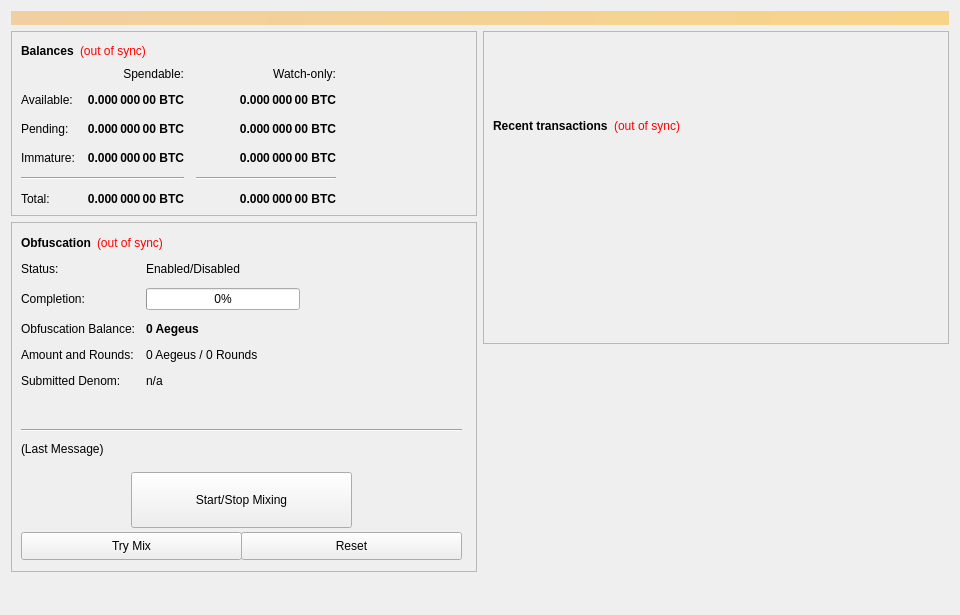
<?xml version="1.0" encoding="UTF-8"?>
<ui version="4.0">
 <class>OverviewPage</class>
 <widget class="QWidget" name="OverviewPage">
  <property name="geometry">
   <rect>
    <x>0</x>
    <y>0</y>
    <width>960</width>
    <height>615</height>
   </rect>
  </property>
  <property name="minimumSize">
   <size>
    <width>960</width>
    <height>0</height>
   </size>
  </property>
  <property name="windowTitle">
   <string>Form</string>
  </property>
  <layout class="QVBoxLayout" name="topLayout">
   <item>
    <widget class="QLabel" name="labelAlerts">
     <property name="visible">
      <bool>false</bool>
     </property>
     <property name="styleSheet">
      <string notr="true">background-color: qlineargradient(x1: 0, y1: 0, x2: 1, y2: 0, stop:0 #F0D0A0, stop:1 #F8D488); color:#000000;</string>
     </property>
     <property name="wordWrap">
      <bool>true</bool>
     </property>
     <property name="margin">
      <number>3</number>
     </property>
    </widget>
   </item>
   <item>
    <layout class="QHBoxLayout" name="horizontalLayout" stretch="1,1">
     <item>
      <layout class="QVBoxLayout" name="verticalLayout_2">
       <item>
        <widget class="QFrame" name="frame">
         <property name="frameShape">
          <enum>QFrame::StyledPanel</enum>
         </property>
         <property name="frameShadow">
          <enum>QFrame::Raised</enum>
         </property>
         <layout class="QVBoxLayout" name="verticalLayout_4">
          <item>
           <layout class="QHBoxLayout" name="horizontalLayout_4">
            <item>
             <widget class="QLabel" name="label_5">
              <property name="font">
               <font>
                <weight>75</weight>
                <bold>true</bold>
               </font>
              </property>
              <property name="text">
               <string>Balances</string>
              </property>
             </widget>
            </item>
            <item>
             <widget class="QLabel" name="labelWalletStatus">
              <property name="cursor">
               <cursorShape>WhatsThisCursor</cursorShape>
              </property>
              <property name="toolTip">
               <string>The displayed information may be out of date. Your wallet automatically synchronizes with the AEGEUS network after a connection is established, but this process has not completed yet.</string>
              </property>
              <property name="styleSheet">
               <string notr="true">QLabel { color: red; }</string>
              </property>
              <property name="text">
               <string notr="true">(out of sync)</string>
              </property>
              <property name="alignment">
               <set>Qt::AlignLeading|Qt::AlignLeft|Qt::AlignVCenter</set>
              </property>
             </widget>
            </item>
            <item>
             <spacer name="horizontalSpacer_3">
              <property name="orientation">
               <enum>Qt::Horizontal</enum>
              </property>
              <property name="sizeHint" stdset="0">
               <size>
                <width>40</width>
                <height>20</height>
               </size>
              </property>
             </spacer>
            </item>
           </layout>
          </item>
          <item>
           <layout class="QGridLayout" name="gridLayout">
            <property name="spacing">
             <number>12</number>
            </property>
            <item row="2" column="2">
             <widget class="QLabel" name="labelWatchPending">
              <property name="font">
               <font>
                <weight>75</weight>
                <bold>true</bold>
               </font>
              </property>
              <property name="cursor">
               <cursorShape>IBeamCursor</cursorShape>
              </property>
              <property name="toolTip">
               <string>Unconfirmed transactions to watch-only addresses</string>
              </property>
              <property name="text">
               <string notr="true">0.000 000 00 BTC</string>
              </property>
              <property name="alignment">
               <set>Qt::AlignRight|Qt::AlignTrailing|Qt::AlignVCenter</set>
              </property>
              <property name="textInteractionFlags">
               <set>Qt::LinksAccessibleByMouse|Qt::TextSelectableByKeyboard|Qt::TextSelectableByMouse</set>
              </property>
             </widget>
            </item>
            <item row="2" column="1">
             <widget class="QLabel" name="labelUnconfirmed">
              <property name="font">
               <font>
                <weight>75</weight>
                <bold>true</bold>
               </font>
              </property>
              <property name="cursor">
               <cursorShape>IBeamCursor</cursorShape>
              </property>
              <property name="toolTip">
               <string>Total of transactions that have yet to be confirmed, and do not yet count toward the spendable balance</string>
              </property>
              <property name="text">
               <string notr="true">0.000 000 00 BTC</string>
              </property>
              <property name="alignment">
               <set>Qt::AlignRight|Qt::AlignTrailing|Qt::AlignVCenter</set>
              </property>
              <property name="textInteractionFlags">
               <set>Qt::LinksAccessibleByMouse|Qt::TextSelectableByKeyboard|Qt::TextSelectableByMouse</set>
              </property>
             </widget>
            </item>
            <item row="3" column="2">
             <widget class="QLabel" name="labelWatchImmature">
              <property name="font">
               <font>
                <weight>75</weight>
                <bold>true</bold>
               </font>
              </property>
              <property name="cursor">
               <cursorShape>IBeamCursor</cursorShape>
              </property>
              <property name="toolTip">
               <string>Staked or masternode rewards in watch-only addresses that has not yet matured</string>
              </property>
              <property name="text">
               <string notr="true">0.000 000 00 BTC</string>
              </property>
              <property name="alignment">
               <set>Qt::AlignRight|Qt::AlignTrailing|Qt::AlignVCenter</set>
              </property>
              <property name="textInteractionFlags">
               <set>Qt::LinksAccessibleByMouse|Qt::TextSelectableByKeyboard|Qt::TextSelectableByMouse</set>
              </property>
             </widget>
            </item>
            <item row="4" column="0" colspan="2">
             <widget class="Line" name="lineSpendableBalance">
              <property name="orientation">
               <enum>Qt::Horizontal</enum>
              </property>
             </widget>
            </item>
            <item row="4" column="2">
             <widget class="Line" name="lineWatchBalance">
              <property name="sizePolicy">
               <sizepolicy hsizetype="Preferred" vsizetype="Fixed">
                <horstretch>0</horstretch>
                <verstretch>0</verstretch>
               </sizepolicy>
              </property>
              <property name="minimumSize">
               <size>
                <width>140</width>
                <height>0</height>
               </size>
              </property>
              <property name="orientation">
               <enum>Qt::Horizontal</enum>
              </property>
             </widget>
            </item>
            <item row="5" column="0">
             <widget class="QLabel" name="labelTotalText">
              <property name="text">
               <string>Total:</string>
              </property>
             </widget>
            </item>
            <item row="3" column="1">
             <widget class="QLabel" name="labelImmature">
              <property name="font">
               <font>
                <weight>75</weight>
                <bold>true</bold>
               </font>
              </property>
              <property name="cursor">
               <cursorShape>IBeamCursor</cursorShape>
              </property>
              <property name="toolTip">
               <string>Staked or masternode rewards that has not yet matured</string>
              </property>
              <property name="text">
               <string notr="true">0.000 000 00 BTC</string>
              </property>
              <property name="alignment">
               <set>Qt::AlignRight|Qt::AlignTrailing|Qt::AlignVCenter</set>
              </property>
              <property name="textInteractionFlags">
               <set>Qt::LinksAccessibleByMouse|Qt::TextSelectableByKeyboard|Qt::TextSelectableByMouse</set>
              </property>
             </widget>
            </item>
            <item row="2" column="3">
             <spacer name="horizontalSpacer_2">
              <property name="orientation">
               <enum>Qt::Horizontal</enum>
              </property>
              <property name="sizeHint" stdset="0">
               <size>
                <width>40</width>
                <height>20</height>
               </size>
              </property>
             </spacer>
            </item>
            <item row="3" column="0">
             <widget class="QLabel" name="labelImmatureText">
              <property name="text">
               <string>Immature:</string>
              </property>
             </widget>
            </item>
            <item row="5" column="1">
             <widget class="QLabel" name="labelTotal">
              <property name="font">
               <font>
                <weight>75</weight>
                <bold>true</bold>
               </font>
              </property>
              <property name="cursor">
               <cursorShape>IBeamCursor</cursorShape>
              </property>
              <property name="toolTip">
               <string>Your current total balance</string>
              </property>
              <property name="text">
               <string notr="true">0.000 000 00 BTC</string>
              </property>
              <property name="alignment">
               <set>Qt::AlignRight|Qt::AlignTrailing|Qt::AlignVCenter</set>
              </property>
              <property name="textInteractionFlags">
               <set>Qt::LinksAccessibleByMouse|Qt::TextSelectableByKeyboard|Qt::TextSelectableByMouse</set>
              </property>
             </widget>
            </item>
            <item row="5" column="2">
             <widget class="QLabel" name="labelWatchTotal">
              <property name="font">
               <font>
                <weight>75</weight>
                <bold>true</bold>
               </font>
              </property>
              <property name="cursor">
               <cursorShape>IBeamCursor</cursorShape>
              </property>
              <property name="toolTip">
               <string>Current total balance in watch-only addresses</string>
              </property>
              <property name="text">
               <string notr="true">0.000 000 00 BTC</string>
              </property>
              <property name="alignment">
               <set>Qt::AlignRight|Qt::AlignTrailing|Qt::AlignVCenter</set>
              </property>
              <property name="textInteractionFlags">
               <set>Qt::LinksAccessibleByMouse|Qt::TextSelectableByKeyboard|Qt::TextSelectableByMouse</set>
              </property>
             </widget>
            </item>
            <item row="0" column="2">
             <widget class="QLabel" name="labelWatchonly">
              <property name="text">
               <string>Watch-only:</string>
              </property>
              <property name="alignment">
               <set>Qt::AlignRight|Qt::AlignTrailing|Qt::AlignVCenter</set>
              </property>
             </widget>
            </item>
            <item row="1" column="0">
             <widget class="QLabel" name="labelBalanceText">
              <property name="text">
               <string>Available:</string>
              </property>
             </widget>
            </item>
            <item row="1" column="1">
             <widget class="QLabel" name="labelBalance">
              <property name="font">
               <font>
                <weight>75</weight>
                <bold>true</bold>
               </font>
              </property>
              <property name="cursor">
               <cursorShape>IBeamCursor</cursorShape>
              </property>
              <property name="toolTip">
               <string>Your current spendable balance</string>
              </property>
              <property name="text">
               <string notr="true">0.000 000 00 BTC</string>
              </property>
              <property name="alignment">
               <set>Qt::AlignRight|Qt::AlignTrailing|Qt::AlignVCenter</set>
              </property>
              <property name="textInteractionFlags">
               <set>Qt::LinksAccessibleByMouse|Qt::TextSelectableByKeyboard|Qt::TextSelectableByMouse</set>
              </property>
             </widget>
            </item>
            <item row="1" column="2">
             <widget class="QLabel" name="labelWatchAvailable">
              <property name="font">
               <font>
                <weight>75</weight>
                <bold>true</bold>
               </font>
              </property>
              <property name="cursor">
               <cursorShape>IBeamCursor</cursorShape>
              </property>
              <property name="toolTip">
               <string>Your current balance in watch-only addresses</string>
              </property>
              <property name="text">
               <string notr="true">0.000 000 00 BTC</string>
              </property>
              <property name="alignment">
               <set>Qt::AlignRight|Qt::AlignTrailing|Qt::AlignVCenter</set>
              </property>
              <property name="textInteractionFlags">
               <set>Qt::LinksAccessibleByMouse|Qt::TextSelectableByKeyboard|Qt::TextSelectableByMouse</set>
              </property>
             </widget>
            </item>
            <item row="2" column="0">
             <widget class="QLabel" name="labelPendingText">
              <property name="text">
               <string>Pending:</string>
              </property>
             </widget>
            </item>
            <item row="0" column="1">
             <widget class="QLabel" name="labelSpendable">
              <property name="text">
               <string>Spendable:</string>
              </property>
              <property name="alignment">
               <set>Qt::AlignRight|Qt::AlignTrailing|Qt::AlignVCenter</set>
              </property>
             </widget>
            </item>
           </layout>
          </item>
         </layout>
        </widget>
       </item>
       <item>
        <widget class="QFrame" name="frameObfuscation">
         <property name="minimumSize">
          <size>
           <width>0</width>
           <height>350</height>
          </size>
         </property>
         <property name="layoutDirection">
          <enum>Qt::LeftToRight</enum>
         </property>
         <property name="frameShape">
          <enum>QFrame::StyledPanel</enum>
         </property>
         <property name="frameShadow">
          <enum>QFrame::Raised</enum>
         </property>
         <widget class="QWidget" name="formLayoutWidget">
          <property name="geometry">
           <rect>
            <x>10</x>
            <y>40</y>
            <width>451</width>
            <height>161</height>
           </rect>
          </property>
          <layout class="QFormLayout" name="formLayout">
           <property name="fieldGrowthPolicy">
            <enum>QFormLayout::AllNonFixedFieldsGrow</enum>
           </property>
           <property name="horizontalSpacing">
            <number>11</number>
           </property>
           <property name="verticalSpacing">
            <number>12</number>
           </property>
           <item row="0" column="0">
            <widget class="QLabel" name="label_6">
             <property name="text">
              <string>Status:</string>
             </property>
            </widget>
           </item>
           <item row="1" column="0">
            <widget class="QLabel" name="label_7">
             <property name="text">
              <string>Completion:</string>
             </property>
            </widget>
           </item>
           <item row="1" column="1">
            <widget class="QProgressBar" name="obfuscationProgress">
             <property name="maximumSize">
              <size>
               <width>154</width>
               <height>16777215</height>
              </size>
             </property>
             <property name="value">
              <number>0</number>
             </property>
            </widget>
           </item>
           <item row="2" column="0">
            <widget class="QLabel" name="labelAnonymizedText">
             <property name="text">
              <string>Obfuscation Balance:</string>
             </property>
            </widget>
           </item>
           <item row="2" column="1">
            <widget class="QLabel" name="labelAnonymized">
             <property name="font">
              <font>
               <weight>75</weight>
               <bold>true</bold>
              </font>
             </property>
             <property name="text">
              <string notr="true">0 Aegeus</string>
             </property>
            </widget>
           </item>
           <item row="3" column="0">
            <widget class="QLabel" name="label_8">
             <property name="text">
              <string>Amount and Rounds:</string>
             </property>
            </widget>
           </item>
           <item row="3" column="1">
            <widget class="QLabel" name="labelAmountRounds">
             <property name="text">
              <string>0 Aegeus / 0 Rounds</string>
             </property>
            </widget>
           </item>
           <item row="4" column="0">
            <widget class="QLabel" name="label_9">
             <property name="text">
              <string>Submitted Denom:</string>
             </property>
            </widget>
           </item>
           <item row="4" column="1">
            <widget class="QLabel" name="labelSubmittedDenom">
             <property name="toolTip">
              <string>The denominations you submitted to the Masternode.&lt;br&gt;To mix, other users must submit the exact same denominations.</string>
             </property>
             <property name="text">
              <string>n/a</string>
             </property>
            </widget>
           </item>
           <item row="0" column="1">
            <widget class="QLabel" name="obfuscationEnabled">
             <property name="text">
              <string>Enabled/Disabled</string>
             </property>
            </widget>
           </item>
          </layout>
         </widget>
         <widget class="QPushButton" name="runAutoDenom">
          <property name="geometry">
           <rect>
            <x>251</x>
            <y>17</y>
            <width>1</width>
            <height>1</height>
           </rect>
          </property>
          <property name="palette">
           <palette>
            <active>
             <colorrole role="WindowText">
              <brush brushstyle="SolidPattern">
               <color alpha="255">
                <red>0</red>
                <green>0</green>
                <blue>0</blue>
               </color>
              </brush>
             </colorrole>
             <colorrole role="Button">
              <brush brushstyle="SolidPattern">
               <color alpha="255">
                <red>239</red>
                <green>238</green>
                <blue>238</blue>
               </color>
              </brush>
             </colorrole>
             <colorrole role="Light">
              <brush brushstyle="SolidPattern">
               <color alpha="255">
                <red>255</red>
                <green>255</green>
                <blue>255</blue>
               </color>
              </brush>
             </colorrole>
             <colorrole role="Midlight">
              <brush brushstyle="SolidPattern">
               <color alpha="255">
                <red>247</red>
                <green>246</green>
                <blue>246</blue>
               </color>
              </brush>
             </colorrole>
             <colorrole role="Dark">
              <brush brushstyle="SolidPattern">
               <color alpha="255">
                <red>119</red>
                <green>119</green>
                <blue>119</blue>
               </color>
              </brush>
             </colorrole>
             <colorrole role="Mid">
              <brush brushstyle="SolidPattern">
               <color alpha="255">
                <red>159</red>
                <green>159</green>
                <blue>159</blue>
               </color>
              </brush>
             </colorrole>
             <colorrole role="Text">
              <brush brushstyle="SolidPattern">
               <color alpha="255">
                <red>0</red>
                <green>0</green>
                <blue>0</blue>
               </color>
              </brush>
             </colorrole>
             <colorrole role="BrightText">
              <brush brushstyle="SolidPattern">
               <color alpha="255">
                <red>255</red>
                <green>255</green>
                <blue>255</blue>
               </color>
              </brush>
             </colorrole>
             <colorrole role="ButtonText">
              <brush brushstyle="SolidPattern">
               <color alpha="255">
                <red>0</red>
                <green>0</green>
                <blue>0</blue>
               </color>
              </brush>
             </colorrole>
             <colorrole role="Base">
              <brush brushstyle="SolidPattern">
               <color alpha="255">
                <red>255</red>
                <green>255</green>
                <blue>255</blue>
               </color>
              </brush>
             </colorrole>
             <colorrole role="Window">
              <brush brushstyle="SolidPattern">
               <color alpha="255">
                <red>239</red>
                <green>238</green>
                <blue>238</blue>
               </color>
              </brush>
             </colorrole>
             <colorrole role="Shadow">
              <brush brushstyle="SolidPattern">
               <color alpha="255">
                <red>0</red>
                <green>0</green>
                <blue>0</blue>
               </color>
              </brush>
             </colorrole>
             <colorrole role="AlternateBase">
              <brush brushstyle="SolidPattern">
               <color alpha="255">
                <red>247</red>
                <green>246</green>
                <blue>246</blue>
               </color>
              </brush>
             </colorrole>
             <colorrole role="ToolTipBase">
              <brush brushstyle="SolidPattern">
               <color alpha="255">
                <red>255</red>
                <green>255</green>
                <blue>220</blue>
               </color>
              </brush>
             </colorrole>
             <colorrole role="ToolTipText">
              <brush brushstyle="SolidPattern">
               <color alpha="255">
                <red>0</red>
                <green>0</green>
                <blue>0</blue>
               </color>
              </brush>
             </colorrole>
            </active>
            <inactive>
             <colorrole role="WindowText">
              <brush brushstyle="SolidPattern">
               <color alpha="255">
                <red>0</red>
                <green>0</green>
                <blue>0</blue>
               </color>
              </brush>
             </colorrole>
             <colorrole role="Button">
              <brush brushstyle="SolidPattern">
               <color alpha="255">
                <red>239</red>
                <green>238</green>
                <blue>238</blue>
               </color>
              </brush>
             </colorrole>
             <colorrole role="Light">
              <brush brushstyle="SolidPattern">
               <color alpha="255">
                <red>255</red>
                <green>255</green>
                <blue>255</blue>
               </color>
              </brush>
             </colorrole>
             <colorrole role="Midlight">
              <brush brushstyle="SolidPattern">
               <color alpha="255">
                <red>247</red>
                <green>246</green>
                <blue>246</blue>
               </color>
              </brush>
             </colorrole>
             <colorrole role="Dark">
              <brush brushstyle="SolidPattern">
               <color alpha="255">
                <red>119</red>
                <green>119</green>
                <blue>119</blue>
               </color>
              </brush>
             </colorrole>
             <colorrole role="Mid">
              <brush brushstyle="SolidPattern">
               <color alpha="255">
                <red>159</red>
                <green>159</green>
                <blue>159</blue>
               </color>
              </brush>
             </colorrole>
             <colorrole role="Text">
              <brush brushstyle="SolidPattern">
               <color alpha="255">
                <red>0</red>
                <green>0</green>
                <blue>0</blue>
               </color>
              </brush>
             </colorrole>
             <colorrole role="BrightText">
              <brush brushstyle="SolidPattern">
               <color alpha="255">
                <red>255</red>
                <green>255</green>
                <blue>255</blue>
               </color>
              </brush>
             </colorrole>
             <colorrole role="ButtonText">
              <brush brushstyle="SolidPattern">
               <color alpha="255">
                <red>0</red>
                <green>0</green>
                <blue>0</blue>
               </color>
              </brush>
             </colorrole>
             <colorrole role="Base">
              <brush brushstyle="SolidPattern">
               <color alpha="255">
                <red>255</red>
                <green>255</green>
                <blue>255</blue>
               </color>
              </brush>
             </colorrole>
             <colorrole role="Window">
              <brush brushstyle="SolidPattern">
               <color alpha="255">
                <red>239</red>
                <green>238</green>
                <blue>238</blue>
               </color>
              </brush>
             </colorrole>
             <colorrole role="Shadow">
              <brush brushstyle="SolidPattern">
               <color alpha="255">
                <red>0</red>
                <green>0</green>
                <blue>0</blue>
               </color>
              </brush>
             </colorrole>
             <colorrole role="AlternateBase">
              <brush brushstyle="SolidPattern">
               <color alpha="255">
                <red>247</red>
                <green>246</green>
                <blue>246</blue>
               </color>
              </brush>
             </colorrole>
             <colorrole role="ToolTipBase">
              <brush brushstyle="SolidPattern">
               <color alpha="255">
                <red>255</red>
                <green>255</green>
                <blue>220</blue>
               </color>
              </brush>
             </colorrole>
             <colorrole role="ToolTipText">
              <brush brushstyle="SolidPattern">
               <color alpha="255">
                <red>0</red>
                <green>0</green>
                <blue>0</blue>
               </color>
              </brush>
             </colorrole>
            </inactive>
            <disabled>
             <colorrole role="WindowText">
              <brush brushstyle="SolidPattern">
               <color alpha="255">
                <red>119</red>
                <green>119</green>
                <blue>119</blue>
               </color>
              </brush>
             </colorrole>
             <colorrole role="Button">
              <brush brushstyle="SolidPattern">
               <color alpha="255">
                <red>239</red>
                <green>238</green>
                <blue>238</blue>
               </color>
              </brush>
             </colorrole>
             <colorrole role="Light">
              <brush brushstyle="SolidPattern">
               <color alpha="255">
                <red>255</red>
                <green>255</green>
                <blue>255</blue>
               </color>
              </brush>
             </colorrole>
             <colorrole role="Midlight">
              <brush brushstyle="SolidPattern">
               <color alpha="255">
                <red>247</red>
                <green>246</green>
                <blue>246</blue>
               </color>
              </brush>
             </colorrole>
             <colorrole role="Dark">
              <brush brushstyle="SolidPattern">
               <color alpha="255">
                <red>119</red>
                <green>119</green>
                <blue>119</blue>
               </color>
              </brush>
             </colorrole>
             <colorrole role="Mid">
              <brush brushstyle="SolidPattern">
               <color alpha="255">
                <red>159</red>
                <green>159</green>
                <blue>159</blue>
               </color>
              </brush>
             </colorrole>
             <colorrole role="Text">
              <brush brushstyle="SolidPattern">
               <color alpha="255">
                <red>119</red>
                <green>119</green>
                <blue>119</blue>
               </color>
              </brush>
             </colorrole>
             <colorrole role="BrightText">
              <brush brushstyle="SolidPattern">
               <color alpha="255">
                <red>255</red>
                <green>255</green>
                <blue>255</blue>
               </color>
              </brush>
             </colorrole>
             <colorrole role="ButtonText">
              <brush brushstyle="SolidPattern">
               <color alpha="255">
                <red>119</red>
                <green>119</green>
                <blue>119</blue>
               </color>
              </brush>
             </colorrole>
             <colorrole role="Base">
              <brush brushstyle="SolidPattern">
               <color alpha="255">
                <red>239</red>
                <green>238</green>
                <blue>238</blue>
               </color>
              </brush>
             </colorrole>
             <colorrole role="Window">
              <brush brushstyle="SolidPattern">
               <color alpha="255">
                <red>239</red>
                <green>238</green>
                <blue>238</blue>
               </color>
              </brush>
             </colorrole>
             <colorrole role="Shadow">
              <brush brushstyle="SolidPattern">
               <color alpha="255">
                <red>0</red>
                <green>0</green>
                <blue>0</blue>
               </color>
              </brush>
             </colorrole>
             <colorrole role="AlternateBase">
              <brush brushstyle="SolidPattern">
               <color alpha="255">
                <red>239</red>
                <green>238</green>
                <blue>238</blue>
               </color>
              </brush>
             </colorrole>
             <colorrole role="ToolTipBase">
              <brush brushstyle="SolidPattern">
               <color alpha="255">
                <red>255</red>
                <green>255</green>
                <blue>220</blue>
               </color>
              </brush>
             </colorrole>
             <colorrole role="ToolTipText">
              <brush brushstyle="SolidPattern">
               <color alpha="255">
                <red>0</red>
                <green>0</green>
                <blue>0</blue>
               </color>
              </brush>
             </colorrole>
            </disabled>
           </palette>
          </property>
          <property name="focusPolicy">
           <enum>Qt::NoFocus</enum>
          </property>
          <property name="autoFillBackground">
           <bool>true</bool>
          </property>
          <property name="text">
           <string/>
          </property>
          <property name="flat">
           <bool>true</bool>
          </property>
         </widget>
         <widget class="QPushButton" name="toggleObfuscation">
          <property name="geometry">
           <rect>
            <x>120</x>
            <y>250</y>
            <width>221</width>
            <height>56</height>
           </rect>
          </property>
          <property name="sizePolicy">
           <sizepolicy hsizetype="MinimumExpanding" vsizetype="Fixed">
            <horstretch>0</horstretch>
            <verstretch>0</verstretch>
           </sizepolicy>
          </property>
          <property name="text">
           <string>Start/Stop Mixing</string>
          </property>
         </widget>
         <widget class="Line" name="lineLastMessage">
          <property name="geometry">
           <rect>
            <x>10</x>
            <y>200</y>
            <width>441</width>
            <height>16</height>
           </rect>
          </property>
          <property name="orientation">
           <enum>Qt::Horizontal</enum>
          </property>
         </widget>
         <widget class="QLabel" name="obfuscationStatus">
          <property name="geometry">
           <rect>
            <x>10</x>
            <y>220</y>
            <width>451</width>
            <height>61</height>
           </rect>
          </property>
          <property name="minimumSize">
           <size>
            <width>288</width>
            <height>43</height>
           </size>
          </property>
          <property name="text">
           <string>(Last Message)</string>
          </property>
          <property name="alignment">
           <set>Qt::AlignLeading|Qt::AlignLeft|Qt::AlignTop</set>
          </property>
          <property name="wordWrap">
           <bool>true</bool>
          </property>
         </widget>
         <widget class="QPushButton" name="obfuscationAuto">
          <property name="geometry">
           <rect>
            <x>10</x>
            <y>310</y>
            <width>221</width>
            <height>28</height>
           </rect>
          </property>
          <property name="sizePolicy">
           <sizepolicy hsizetype="MinimumExpanding" vsizetype="Fixed">
            <horstretch>0</horstretch>
            <verstretch>0</verstretch>
           </sizepolicy>
          </property>
          <property name="toolTip">
           <string>Try to manually submit a Obfuscation request.</string>
          </property>
          <property name="text">
           <string>Try Mix</string>
          </property>
         </widget>
         <widget class="QPushButton" name="obfuscationReset">
          <property name="geometry">
           <rect>
            <x>230</x>
            <y>310</y>
            <width>221</width>
            <height>28</height>
           </rect>
          </property>
          <property name="sizePolicy">
           <sizepolicy hsizetype="MinimumExpanding" vsizetype="Fixed">
            <horstretch>0</horstretch>
            <verstretch>0</verstretch>
           </sizepolicy>
          </property>
          <property name="toolTip">
           <string>Reset the current status of Obfuscation (can interrupt Obfuscation if it's in the process of Mixing, which can cost you money!)</string>
          </property>
          <property name="autoFillBackground">
           <bool>false</bool>
          </property>
          <property name="text">
           <string>Reset</string>
          </property>
         </widget>
         <widget class="QWidget" name="layoutWidget">
          <property name="geometry">
           <rect>
            <x>10</x>
            <y>10</y>
            <width>431</width>
            <height>22</height>
           </rect>
          </property>
          <layout class="QHBoxLayout" name="horizontalLayout_5">
           <item>
            <widget class="QLabel" name="label_2">
             <property name="font">
              <font>
               <weight>75</weight>
               <bold>true</bold>
              </font>
             </property>
             <property name="text">
              <string>Obfuscation</string>
             </property>
            </widget>
           </item>
           <item>
            <widget class="QLabel" name="labelObfuscationSyncStatus">
             <property name="toolTip">
              <string>The displayed information may be out of date. Your wallet automatically synchronizes with the AEGEUS network after a connection is established, but this process has not completed yet.</string>
             </property>
             <property name="styleSheet">
              <string notr="true">QLabel { color: red; }</string>
             </property>
             <property name="text">
              <string notr="true">(out of sync)</string>
             </property>
             <property name="alignment">
              <set>Qt::AlignLeading|Qt::AlignLeft|Qt::AlignVCenter</set>
             </property>
            </widget>
           </item>
           <item>
            <spacer name="horizontalSpacer_4">
             <property name="orientation">
              <enum>Qt::Horizontal</enum>
             </property>
             <property name="sizeHint" stdset="0">
              <size>
               <width>40</width>
               <height>20</height>
              </size>
             </property>
            </spacer>
           </item>
          </layout>
         </widget>
        </widget>
       </item>
       <item>
        <spacer name="verticalSpacer">
         <property name="orientation">
          <enum>Qt::Vertical</enum>
         </property>
         <property name="sizeHint" stdset="0">
          <size>
           <width>20</width>
           <height>40</height>
          </size>
         </property>
        </spacer>
       </item>
      </layout>
     </item>
     <item>
      <layout class="QVBoxLayout" name="verticalLayout_3">
       <item>
        <widget class="QFrame" name="frame_2">
         <property name="frameShape">
          <enum>QFrame::StyledPanel</enum>
         </property>
         <property name="frameShadow">
          <enum>QFrame::Raised</enum>
         </property>
         <layout class="QVBoxLayout" name="verticalLayout">
          <item>
           <spacer name="verticalSpacer_3">
            <property name="orientation">
             <enum>Qt::Vertical</enum>
            </property>
            <property name="sizeType">
             <enum>QSizePolicy::Fixed</enum>
            </property>
            <property name="sizeHint" stdset="0">
             <size>
              <width>20</width>
              <height>75</height>
             </size>
            </property>
           </spacer>
          </item>
          <item>
           <layout class="QHBoxLayout" name="horizontalLayout_2">
            <item>
             <widget class="QLabel" name="label_4">
              <property name="font">
               <font>
                <weight>75</weight>
                <bold>true</bold>
               </font>
              </property>
              <property name="text">
               <string>Recent transactions</string>
              </property>
             </widget>
            </item>
            <item>
             <widget class="QLabel" name="labelTransactionsStatus">
              <property name="cursor">
               <cursorShape>WhatsThisCursor</cursorShape>
              </property>
              <property name="toolTip">
               <string>The displayed information may be out of date. Your wallet automatically synchronizes with the AEGEUS network after a connection is established, but this process has not completed yet.</string>
              </property>
              <property name="styleSheet">
               <string notr="true">QLabel { color: red; }</string>
              </property>
              <property name="text">
               <string notr="true">(out of sync)</string>
              </property>
              <property name="alignment">
               <set>Qt::AlignRight|Qt::AlignTrailing|Qt::AlignVCenter</set>
              </property>
             </widget>
            </item>
            <item>
             <spacer name="horizontalSpacer">
              <property name="orientation">
               <enum>Qt::Horizontal</enum>
              </property>
              <property name="sizeHint" stdset="0">
               <size>
                <width>40</width>
                <height>20</height>
               </size>
              </property>
             </spacer>
            </item>
           </layout>
          </item>
          <item>
           <widget class="QListView" name="listTransactions">
            <property name="styleSheet">
             <string notr="true">QListView { background: transparent; }</string>
            </property>
            <property name="frameShape">
             <enum>QFrame::NoFrame</enum>
            </property>
            <property name="verticalScrollBarPolicy">
             <enum>Qt::ScrollBarAlwaysOff</enum>
            </property>
            <property name="horizontalScrollBarPolicy">
             <enum>Qt::ScrollBarAlwaysOff</enum>
            </property>
            <property name="selectionMode">
             <enum>QAbstractItemView::NoSelection</enum>
            </property>
           </widget>
          </item>
         </layout>
        </widget>
       </item>
       <item>
        <spacer name="verticalSpacer_2">
         <property name="orientation">
          <enum>Qt::Vertical</enum>
         </property>
         <property name="sizeType">
          <enum>QSizePolicy::Expanding</enum>
         </property>
         <property name="sizeHint" stdset="0">
          <size>
           <width>20</width>
           <height>40</height>
          </size>
         </property>
        </spacer>
       </item>
      </layout>
     </item>
    </layout>
   </item>
  </layout>
 </widget>
 <resources/>
 <connections/>
</ui>
